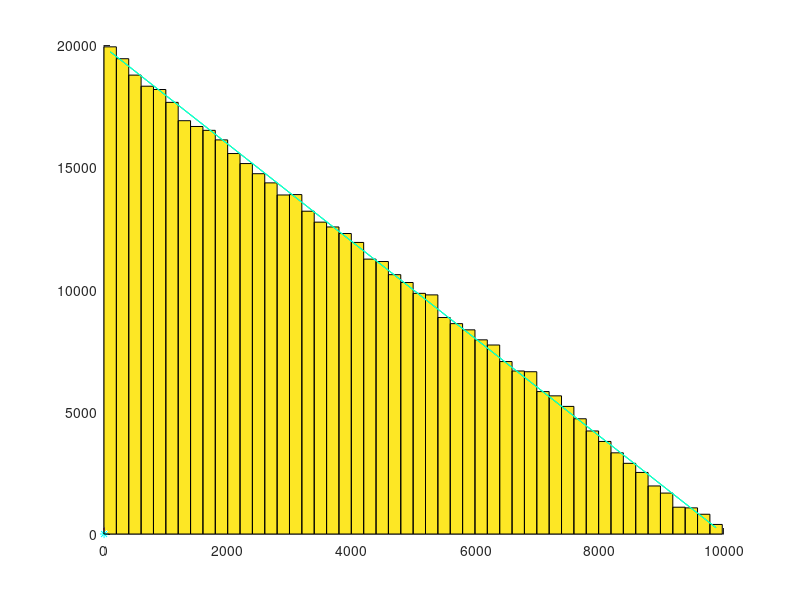

Source code (MATLAB):
%% Hyp
N = 120;
M = 1000;
mu = 400;
sigma = 4;
k = [];
LH=[];

Nk = 8;
Xk = [];
Sk = [1 2 3 4 5 6 7 8];
Skk = [11 2 3 4 5 6 7 8];
LHk=[];
TT=[];
for i = 1:1000
    %X = round( normrnd( mu, sigma,   N, 1 ) );
    X = round( unifrnd( 0,  M,   N, 1 ) );
    %X = unifrnd( 0,  M,   N, 1 ) ;
    W = unifrnd( 0,  1,   N, 1 );
    %W=ones(N,1);
    gX = exp( - ((X-mu).^2)/(2*sigma^2) );%/ ( sigma*sqrt(2*pi) );
    k = [k sum( W .* gX ) ];
    
    %LH = [LH prod( exp(-(mu-X).^2 / (2*sigma^2) )/(sqrt(2*pi)*sigma ) )];
    LH = [LH sum((X-mu).^2/(2*sigma^2))];%sum(  -log( sqrt(2*pi)*sigma ) - ( mu - X ).^2/(2*sigma^2)   ) ];
    for j = 1 : Nk
        Xk(j) = normrnd( mu, Sk(j),   1, 1 );
    end
    LHk = [LHk sum( exp(-(Xk-mu).^2 ./ (2*Skk.^2) ))./(sqrt(2*pi).*Skk) ];
    
    T = normrnd( mu, sigma, N );
    TT=[TT sum(T)];
end
S = sigma * sqrt(2*pi);
Neff = sum(W)/max(W);

hold on;
[vv, xx]=hist( k , 20);
hist( k , 20);
mean(W)
S/M*N *mean(W)
S/M*N

line = min(k)*0.9:0.05:max(k)*1.1;
% plot( S/M*N *mean(W), 0, 'r*');
% plot( line, normpdf( line, S/M*N *mean(W),  (M-S)*S*N*(std(W)+1)/(M*M))*70, 'r-' );
% 
% 
% plot( S/M*Neff *mean(W), 0, 'g*');
% plot( line, normpdf( line, S/M*Neff *mean(W),  (M-S)*S*Neff*std(W)/(M*M))*70, 'g-' );
S/M
sqrt( (M*S-S^2*sqrt(2))/(sqrt(2)*M^2) )/sqrt(N)
plot( S/M*N, 0, 'c*');
sgg = sqrt( (M*S-S^2*sqrt(2))/(sqrt(2)*M^2) ) * sqrt(N);
dsp = (M*S-S^2*sqrt(2))/(sqrt(2)*M^2);
sgma = mean( W )^2 *dsp + (S/M)^2 * var(W) + var(W)*dsp;
sgma = sqrt(sgma * N); 
plot( line, normpdf( line, S/M * N*mean(W) ,    sgma ) *max(vv)*sqrt(2*pi)*sgma , 'c-' );

 
plot( line, normpdf( line, S/M*N, (M-S)*S*N*(std(W)+1)/(M*M) )*max(vv)*sqrt(2*pi)*(M-S)*S*N*(std(W)+1)/(M*M), 'r-' );

%%
hold on;

Z = zeros( length(4990 : 5010), length(1:0.05:5) );
LL= zeros( size(Z) );
W = W+rand(size(W))*0.01
C1=sqrt(2*pi)/M * N * mean( W );
C2=sqrt(2*pi) / M^2 * N *(std(W)+1);
mm=1;
size(Z)
%X = X + rand(size(X) );
for MU = 4990 : 5010
    sin = 1;
    for SI = 1:0.05:5
        gm = SI*C1;
        gs = (M-SI*sqrt(2*pi))*SI*C2;
        
        gmu = 2*(1-mu/M)/M *N ;
        varg = (1-mu/M) * ( 1/(sqrt(pi)*M*SI) - 4/M^2 * (1-mu/M) );
        dsp = var(W)*(2*(1-mu/M)/M)^2 + mean(W)^2*varg + varg*var(W); 
        gsigma = sqrt( varg * length(X) );
        gm=gmu;
        gs=gsigma;
        
        gX = exp( - ((X-MU).^2)/(2*SI^2) );
        Z(mm, sin) = log(sqrt(2*pi)*gs) + ( gm - sum( W .* gX ) )^2/(2*gs^2);
        LL(mm,sin) = sum( (X-MU).^2 ./( 2*SI^2 ) )^2 ;
        %Z(mm, sin) = sum( ( log( sqrt(2*pi)*SI ) + ( MU - X ).^2/(2*SI^2) )  );
               
        sin = sin+1;
    end
    size(Z)
    mm=mm+1
end
size(Z)
surf(Z)
shading interp

%%
Nt = 100;
Np1=20;
Np2=20;
k=zeros(1,500);
mu=10;
sigma=5;
for i = 1:500
X1 = round( unifrnd( 0,  Nt,   Np1, 1 ) );
X2 = round( unifrnd( 0,  Nt,   Np2, 1 ) );
%X1 = round( unifrnd( 0,  Nt,   Np1, 1 ) );
%X2 = round( unifrnd( 0,  Nt,   Np2, 1 ) );
X1r = repmat(X1,1, Np2);
X2r = repmat(X2',Np1, 1);

X=X1r-X2r;
X=X(:);
X=X(X>0);
%X= round(normrnd( mu, sigma,   Np1, 1 ));
W = unifrnd( 0,  1,   length(X), 1 );
gX = exp( - ((X-mu).^2)/(2*sigma^2) )/ ( sigma*sqrt(2*pi) );
k(i) = sum( gX );
M = max(X);
end
hold on;
[ff xx ] = hist(k, 50);
hist(k, 50);
N=length(X);

Eg = 1/(sqrt(2*pi)*M^2) * ...
    (sqrt(2*pi)*(M-mu)*erf( (M-mu)/(sqrt(2)*sigma) ) + ...
    sqrt(2*pi)*(M-mu)*erf(mu/(sqrt(2)*sigma) ) + 2*sigma*exp( - (M^2+mu^2)/(2*sigma^2) )*...
    (exp(M*mu/sigma^2)-exp(M^2/(2*sigma^2) ) ) );
% Eg = 1/M * ( erf( (mu-M)/(sqrt(2)*sigma) ) - erf(mu/(sqrt(2)*sigma) ) ) - ...
%     sqrt(2)/(M^2*sqrt(pi)) * ( mu*sqrt(pi/2)*erf( -M/(sqrt(2)*sigma) )  -...
%     sigma*(exp(-M^2/(2*sigma^2)) -1 ) );  

Eg2 = (sqrt(pi)*(M-mu)*( erf( (M-mu)/sigma ) + erf( mu/sigma ) ) + sigma*(exp(-(M-mu)^2/sigma^2) - exp(-mu^2/sigma^2) ) )/ ...
    (2*pi*M^2*sigma);

gmu = 2*(1-mu/M)/M *N ;
varg = (1-mu/M) * ( 1/(sqrt(pi)*M*sigma) - 4/M^2 * (1-mu/M) );
dsp = var(W)*(2*(1-mu/M)/M)^2 + mean(W)^2*varg + varg*var(W); 
gsigma = sqrt( varg * length(X) );
plot(xx, max(ff)*normpdf(xx, gmu, gsigma), 'g-');
plot(xx, max(ff)*normpdf(xx, Eg*N, sqrt( N*(Eg2-Eg^2) ) ), 'c-');

%%
s = 1:0.1:10;
m = 0:30;
Z = zeros(length(m), length(m));
mi=1;
si=1;
for MU=m
    si=1;
    for SI=s
        gmu = 2*(1-MU/M)/M *N ;
        varg = (1-MU/M) * ( 1/(sqrt(pi)*M*SI) - 4/M^2 * (1-mu/M) );
        gsigma = sqrt( varg * length(X) );
        gX = exp( - ((X-MU).^2)/(2*SI^2) )/(sqrt(2*pi)*SI);
        Z(mi,si)=log(sqrt(2*pi)*gsigma) + (gmu-sum(gX))^2/(2*gsigma^2);
        si=si+1;
    end
    mi=mi+1;
end

%%
M = 10000;
N = 1000;
X = round( unifrnd( 0,  M,   N, 1 ) );
Y = round( unifrnd( 0,  M,   N, 1 ) );
Z = [];
for i = 1 : N
    T = Y-X(i);
    Z = [Z T( T>=0 )'];
end
% hold on
% plot(X, 0,'b.');
% plot(Y, 1,'b.');
% plot(Z, 0.5, 'r.');
hold on;
[ff xx ] = hist(Z, 50);
hist(Z, 50);
plot(xx, (M-xx)/M * max(ff), 'g-');

plot(xx, (1-xx/M) * max(ff), 'c-');

%plot(l, l.*(2-l),'g');

%%
S = [3 2 1];
N=length(S);
LH=[];
for i = 1 : 2000
    X = normrnd( zeros(size(S)), S );
    LH = [LH prod( exp(- X.^2./(2*S.^2) ) ./ (sqrt(2*pi).*S)  ) ];
end

1/( (2*sqrt(pi))^N * prod(S) )
mean(LH)

%%
